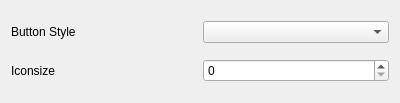
<?xml version="1.0" encoding="UTF-8"?>
<ui version="4.0">
 <class>ChangePreferencesDialog</class>
 <widget class="QDialog" name="ChangePreferencesDialog">
  <property name="geometry">
   <rect>
    <x>0</x>
    <y>0</y>
    <width>400</width>
    <height>103</height>
   </rect>
  </property>
  <property name="windowTitle">
   <string>Preferences</string>
  </property>
  <layout class="QVBoxLayout" name="verticalLayout">
   <item>
    <layout class="QHBoxLayout" name="horizontalLayout_2">
     <item>
      <widget class="QLabel" name="label">
       <property name="text">
        <string>Button Style</string>
       </property>
      </widget>
     </item>
     <item>
      <widget class="QComboBox" name="comboBoxButtonStyle"/>
     </item>
    </layout>
   </item>
   <item>
    <layout class="QHBoxLayout" name="horizontalLayout_3">
     <item>
      <widget class="QLabel" name="label_2">
       <property name="text">
        <string>Iconsize</string>
       </property>
      </widget>
     </item>
     <item>
      <widget class="QSpinBox" name="spinBoxIconSize"/>
     </item>
    </layout>
   </item>
   <item>
    <layout class="QVBoxLayout" name="verticalLayout_2">
     <item>
      <layout class="QHBoxLayout" name="horizontalLayout"/>
     </item>
    </layout>
   </item>
  </layout>
 </widget>
 <resources/>
 <connections/>
</ui>
